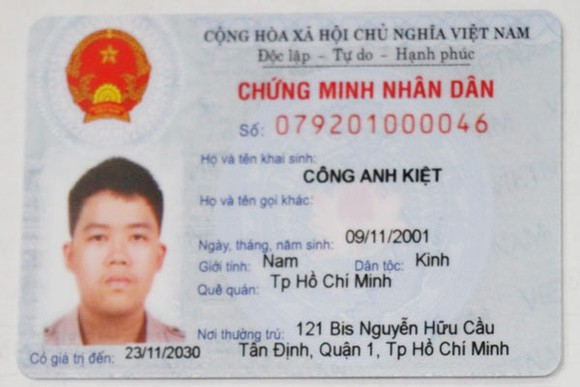
#> input picture train/images597493_cmnd-6.jpg, 580 x 387 px
$ python CROP-CV-CCCD.py
#> lines starting #> are read from the running program, lines starting #| are printed output that depends on the picture; after the words box and inside, x2 and y2 are one past the last pixel; in counts of white or black regions, pixels touching at a corner belong together; pictures that were not available may be replaced by others from this repository, and a replacement may not be noted
import cv2
from matplotlib import pyplot as plt
import numpy as np


im = cv2.imread('train/images597493_cmnd-6.jpg')
#> im is the input picture: shape (387, 580, 3); mean B, G, R 186.7, 184.6, 191.5
im = cv2.cvtColor(im, cv2.COLOR_BGR2RGB)
img_gray = cv2.imread('cccd.jpg', 0)
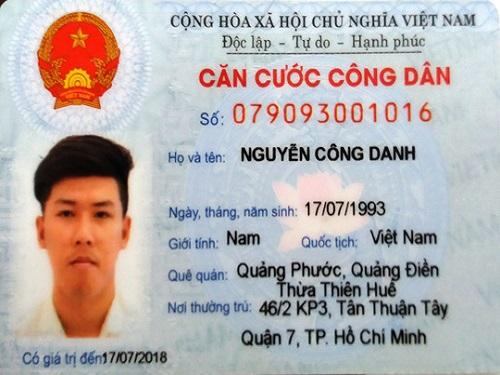
#> input picture train/2_jpg.rf.1295fb4cdac1a59b18ccce4cbae3abc7.jpg, 500 x 375 px, given in place of cccd.jpg, which was not available
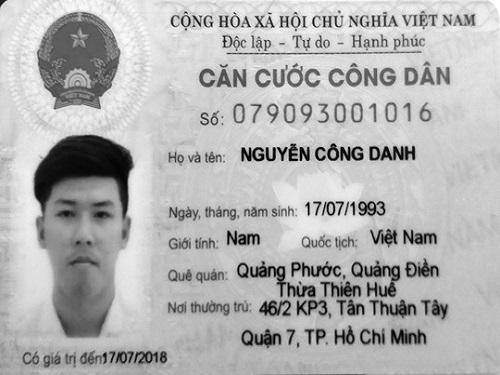
#> img_gray: shape (375, 500); min 0, max 255, mean 179.1
kernel = np.ones((15,15),np.uint8)
blur = cv2.GaussianBlur(img_gray,(5,5),0)
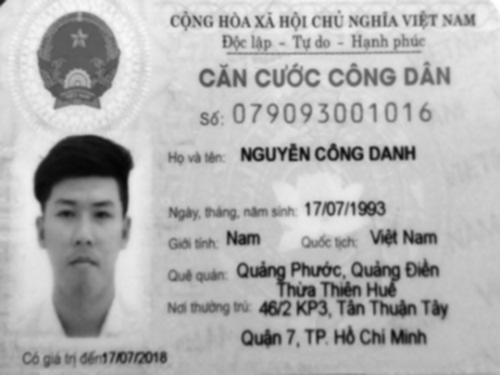
#> blur: shape (375, 500); min 4, max 254, mean 179.1
clahe = cv2.createCLAHE(clipLimit=2.0, tileGridSize=(5,5))
cl1 = clahe.apply(blur)
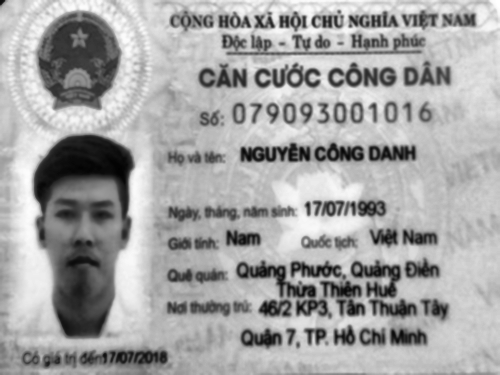
#> cl1: shape (375, 500); min 1, max 255, mean 164.7
edges = cv2.Canny(cl1,50,100)
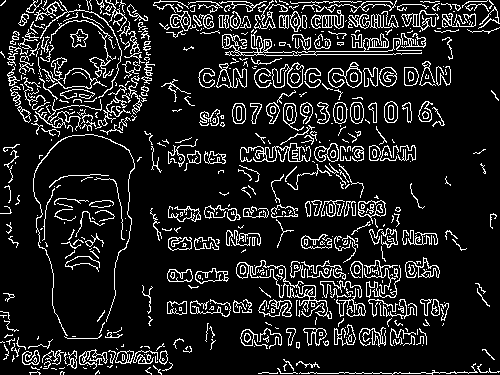
#> edges: shape (375, 500); 12.6% white in thin lines or dots
closing = cv2.morphologyEx(edges, cv2.MORPH_CLOSE, kernel)
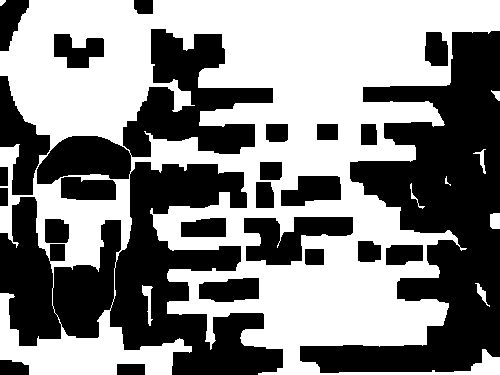
#> closing: shape (375, 500); 52.2% white; 25 black regions
ret2, otsu = cv2.threshold(closing,0,255,cv2.THRESH_BINARY+cv2.THRESH_OTSU)
#> ret2 = 0
#cv2.drawContours(im, contours, -1, (0,255,0), 6)

contours, hierarchy = cv2.findContours(otsu,  cv2.RETR_EXTERNAL, cv2.CHAIN_APPROX_SIMPLE)
#> contours = 9 contours, 2 with area under 20; largest, box (x1, y1, x2, y2) and area: (0, 0, 500, 375) 125208, (142, 285, 153, 326) 136, (490, 213, 500, 229) 130, (475, 283, 490, 307) 76, (473, 149, 486, 174) 63, (491, 90, 500, 101) 40, (410, 183, 425, 209) 26

for cnt in contours:
    x, y, w, h = cv2.boundingRect(cnt)

        # Drawing a rectangle on copied image
    area = cv2.contourArea(cnt)

    if area > 40000:

      box = cv2.rectangle(im, (x, y), (x + w, y + h), (0, 255, 255), 3)

      cv2.putText(box, 'box', (x+50,y+50),cv2.FONT_HERSHEY_SIMPLEX, 1.5 ,(0,255,255), 2)
#> this loop made 9 passes
#> (x, y, w, h, area) on passes 1, 2, 3, 4, 6, 7, 8: (142, 285, 11, 41, 135.5), (475, 283, 15, 24, 76.5), (490, 213, 10, 16, 130.5), (410, 183, 15, 26, 26.5), (473, 149, 13, 25, 63), (491, 90, 9, 11, 40), (0, 0, 500, 375, 125207.5)
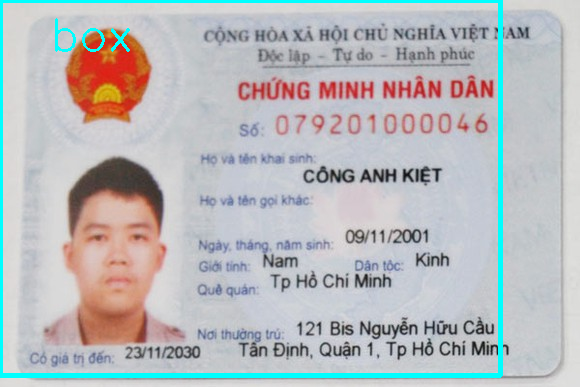
#> box: shape (387, 580, 3); mean R, G, B 184.8, 186.6, 188.7


plt.figure(figsize=(15,8))
plt.imshow(im, "gray")
plt.show()
